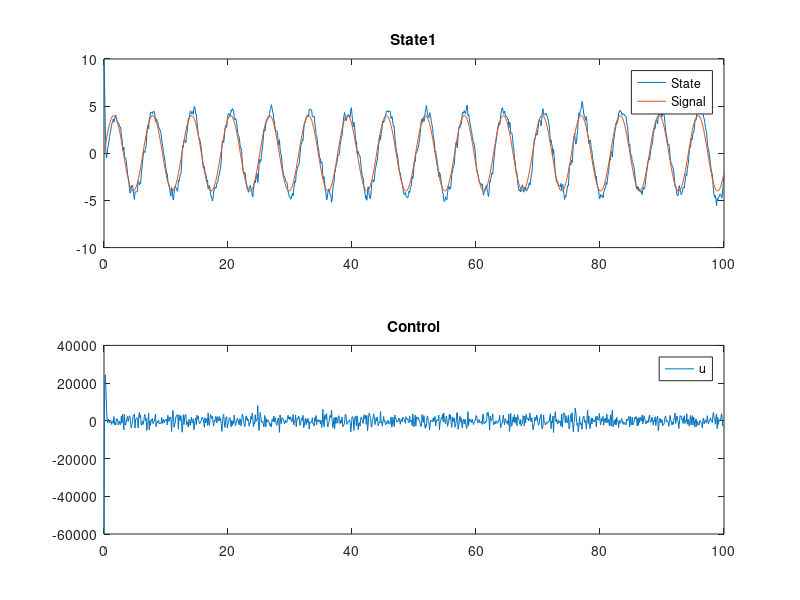

This figure's MATLAB source:
clear all;
clc;

%% 6)	Show examples (Matlab and Simulink) on the performance of one (two?) PID used to do the same task

% Continuous time system

Ac = [-0.1 -0.12
      -0.3 -0.012];
Bc = [0 
      -0.07];
C = eye(2);
D = zeros(2,1);

sampleTime=0.1;
horizon=100;

x0=[10
    -2];
sysc = ss(Ac,Bc,C,D);
sysd=c2d(sysc,sampleTime);
Ad=sysd.A;
Bd=sysd.B;

t=0:sampleTime:horizon;
nSamples=length(t);
N = length(t)-1;
u=zeros(1,nSamples-1);

% Signal to track
x_track=4*sin(t);

x(:,1)=x0;

Qv = [0.1 0
      0 0.1]; % covariance noise of input
rng default  % for reproducibility
mucsi = [0 0]; % mean noise of input
csi = mvnrnd(mucsi,Qv,N)'; % generates random input noise

% Values for PID, obtained tuning the PID in Simulink
Kp=390;
Ki=15;
Kd=559;

previousError = 0;
integral = 0;
for i=1:nSamples-1
% PID control
  error = x_track(:,i) - x(1,i);
  integral = integral + error*sampleTime;
  derivative = (error - previousError)/sampleTime;
  u(:,i) = Kp*error + Ki*integral + Kd*derivative;
  previousError = error;
  
  % Evolution of the system
  x(:,i+1)=Ad*x(:,i)+Bd*u(:,i)+csi(:,i);
end

% Plotting simulation
subplot(2,1,1);
plot(t,x(1,:));
hold on;
plot(t,x_track(1,:));
hold off;
title('State1');
legend('State','Signal');

subplot(2,1,2);
plot(t(1:end-1),u(1,:));
title('Control');
legend('u');
